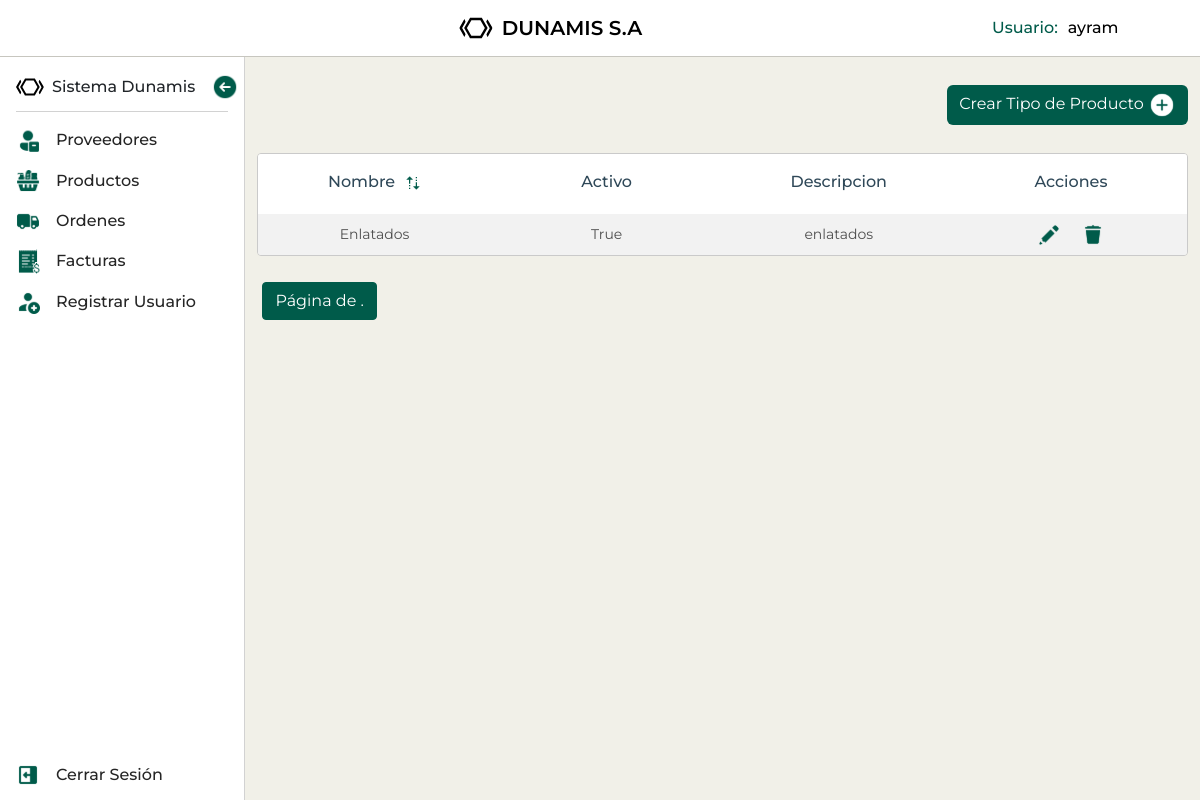
Page /productos/tipo-producto/ (signed in) on the earlier database version.
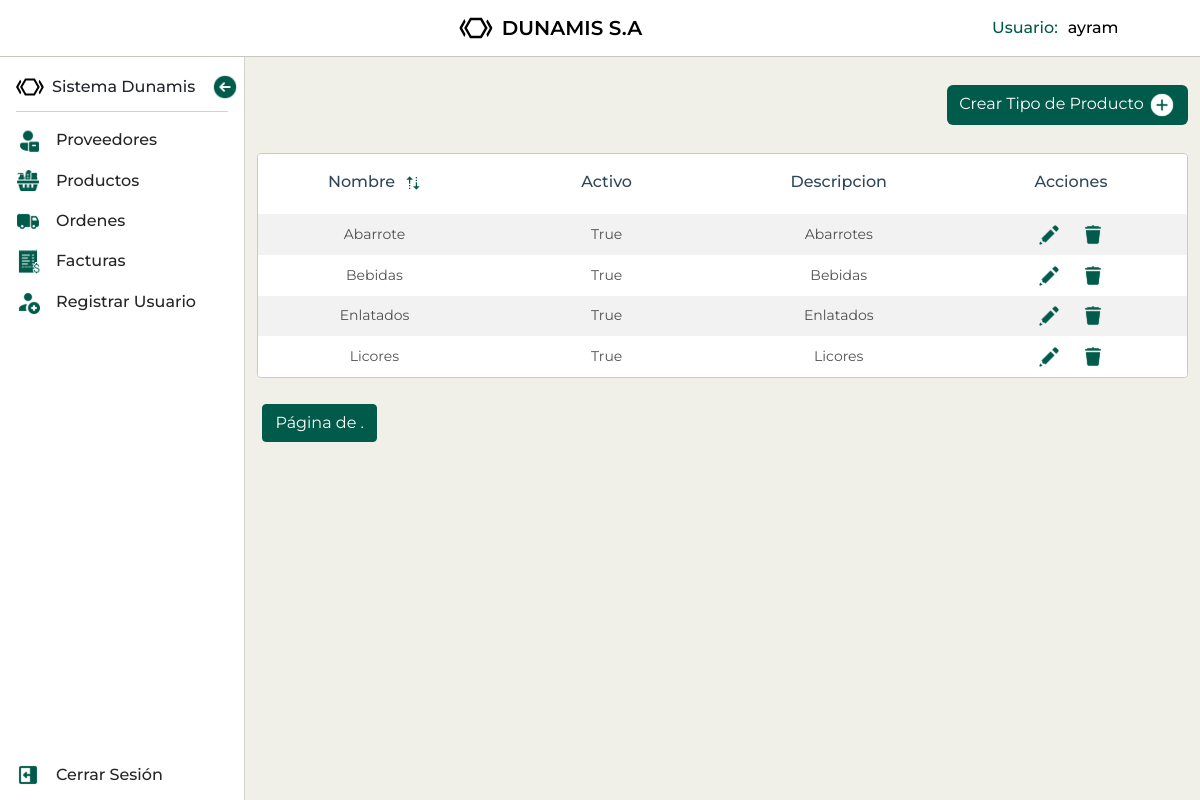
Same page on the later database version.
### mod_ventas/sub_mod_productos/models.py (models this page shows, shortened)
class TipoProducto(models.Model):
    nombre =  models.CharField(max_length=100, default='')
    activo = models.BooleanField(default=True)
    descripcion = models.CharField(max_length=255)

### mod_ventas/sub_mod_productos/views.py (the view)
# urls.py: path('tipo-producto/', TipoProductoListView.as_view(), name='tipo_producto_list'),
class TipoProductoListView(LoginRequiredMixin, ListView):
    model = TipoProducto
    template_name = 'sub_mod_productos/tipo_producto_list.html'
    context_object_name = 'tipos_productos'

### mod_ventas/sub_mod_productos/templates/sub_mod_productos/tipo_producto_list.html (shortened to what this page needs)
{% extends "base.html" %}
{% load static %}
{% block content %}
    <section class="list-container">
        <div class="buttons-container">
          <a  class="btn d-inline" href="{% url 'tipo_producto_create' %}">
            Crear Tipo de Producto
            <img class="btn-icon" src="{% static 'icons/Add.svg' %}" alt="icono de añadir">
          </a>
        </div>
        <section class="bottom-section d-flex justify-content-center">
          <div class="table-responsive">
            <table id="productoTable" class="table table-striped provider-table">
              <thead>
                <tr class="table-header">
                  <th scope="col">Nombre<img src="{% static 'icons/sort-icon.png' %}" alt="sort"></th>
                  <th scope="col">Activo</th>
                  <th scope="col">Descripcion</th>
                  <th scope="col">Acciones</th>
                </tr>
              </thead>
              <tbody>
                {% for tipo_producto in tipos_productos %}
                <tr>
                  <td><p>{{ tipo_producto.nombre }}</p></td>
                  <td><p>{{ tipo_producto.activo }}</p></td>
                  <td><p>{{ tipo_producto.descripcion }}</p></td>
                  <td>
                    <div class="action-icons-container">
                      <a href="{% url 'tipo_producto_update' tipo_producto.id %}">
                        <img src="{% static 'icons/Edit.svg' %}" alt="icono de editar">
                      </a>
                      <a href="{% url 'tipo_producto_delete' tipo_producto.id %}">
                        <img src="{% static 'icons/Delete.svg' %}" alt="icono de editar">
                      </a>
                     </div>
                  </td>
                </tr>
                {% endfor %}
            </tbody>
            </table>
        </div>
        </section>
        <div class="pagination">
          <span class="step-links">
          <span class="current">
            Página {{ page_obj.number }} de {{ page_obj.paginator.num_pages }}.
          </span>
        </span>
        </div>
      </section>
{% endblock content %}

Differences in the rows shown:
changed TipoProducto "Enlatados": descripcion "enlatados" → "Enlatados"
added TipoProducto: nombre "Abarrote", activo "True", descripcion "Abarrotes"
added TipoProducto: nombre "Bebidas", activo "True", descripcion "Bebidas"
added TipoProducto: nombre "Licores", activo "True", descripcion "Licores"
